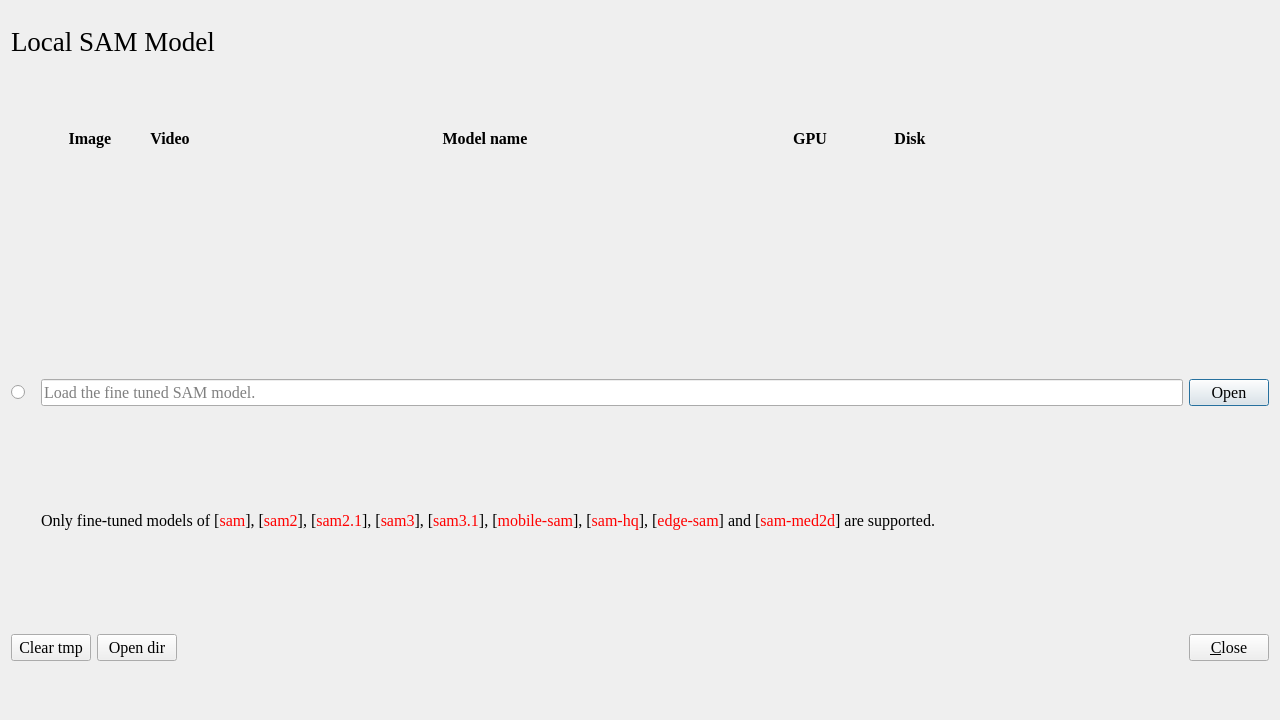
<?xml version="1.0" encoding="UTF-8"?>
<ui version="4.0">
 <class>Dialog</class>
 <widget class="QDialog" name="Dialog">
  <property name="geometry">
   <rect>
    <x>0</x>
    <y>0</y>
    <width>1280</width>
    <height>720</height>
   </rect>
  </property>
  <property name="font">
   <font>
    <family>Times New Roman</family>
    <pointsize>12</pointsize>
    <weight>50</weight>
    <italic>false</italic>
    <bold>false</bold>
   </font>
  </property>
  <property name="windowTitle">
   <string>Model manage</string>
  </property>
  <layout class="QVBoxLayout" name="verticalLayout">
   <item>
    <widget class="QWidget" name="widget_3" native="true">
     <property name="maximumSize">
      <size>
       <width>16777215</width>
       <height>60</height>
      </size>
     </property>
     <layout class="QHBoxLayout" name="horizontalLayout_2">
      <property name="leftMargin">
       <number>0</number>
      </property>
      <property name="topMargin">
       <number>0</number>
      </property>
      <property name="rightMargin">
       <number>0</number>
      </property>
      <property name="bottomMargin">
       <number>0</number>
      </property>
      <item>
       <widget class="QLabel" name="label">
        <property name="font">
         <font>
          <family>Times New Roman</family>
          <pointsize>20</pointsize>
          <weight>50</weight>
          <italic>false</italic>
          <bold>false</bold>
         </font>
        </property>
        <property name="text">
         <string>Local SAM Model</string>
        </property>
       </widget>
      </item>
     </layout>
    </widget>
   </item>
   <item>
    <widget class="QWidget" name="widget_4" native="true">
     <property name="maximumSize">
      <size>
       <width>16777215</width>
       <height>16777215</height>
      </size>
     </property>
     <layout class="QHBoxLayout" name="horizontalLayout_3">
      <property name="spacing">
       <number>0</number>
      </property>
      <property name="topMargin">
       <number>0</number>
      </property>
      <property name="bottomMargin">
       <number>0</number>
      </property>
      <item>
       <widget class="QLabel" name="label_2">
        <property name="maximumSize">
         <size>
          <width>30</width>
          <height>16777215</height>
         </size>
        </property>
        <property name="font">
         <font>
          <family>Times New Roman</family>
          <pointsize>12</pointsize>
          <weight>75</weight>
          <italic>false</italic>
          <bold>true</bold>
         </font>
        </property>
        <property name="text">
         <string/>
        </property>
       </widget>
      </item>
      <item>
       <widget class="QLabel" name="label_3">
        <property name="minimumSize">
         <size>
          <width>80</width>
          <height>0</height>
         </size>
        </property>
        <property name="maximumSize">
         <size>
          <width>80</width>
          <height>16777215</height>
         </size>
        </property>
        <property name="font">
         <font>
          <family>Times New Roman</family>
          <pointsize>12</pointsize>
          <weight>75</weight>
          <italic>false</italic>
          <bold>true</bold>
         </font>
        </property>
        <property name="text">
         <string>Image</string>
        </property>
        <property name="alignment">
         <set>Qt::AlignCenter</set>
        </property>
       </widget>
      </item>
      <item>
       <widget class="QLabel" name="label_4">
        <property name="minimumSize">
         <size>
          <width>80</width>
          <height>0</height>
         </size>
        </property>
        <property name="maximumSize">
         <size>
          <width>80</width>
          <height>16777215</height>
         </size>
        </property>
        <property name="font">
         <font>
          <family>Times New Roman</family>
          <pointsize>12</pointsize>
          <weight>75</weight>
          <italic>false</italic>
          <bold>true</bold>
         </font>
        </property>
        <property name="text">
         <string>Video</string>
        </property>
        <property name="alignment">
         <set>Qt::AlignCenter</set>
        </property>
       </widget>
      </item>
      <item>
       <widget class="QLabel" name="label_5">
        <property name="font">
         <font>
          <family>Times New Roman</family>
          <pointsize>12</pointsize>
          <weight>75</weight>
          <italic>false</italic>
          <bold>true</bold>
         </font>
        </property>
        <property name="text">
         <string>Model name</string>
        </property>
        <property name="alignment">
         <set>Qt::AlignCenter</set>
        </property>
       </widget>
      </item>
      <item>
       <widget class="QLabel" name="label_6">
        <property name="maximumSize">
         <size>
          <width>100</width>
          <height>16777215</height>
         </size>
        </property>
        <property name="font">
         <font>
          <family>Times New Roman</family>
          <pointsize>12</pointsize>
          <weight>75</weight>
          <italic>false</italic>
          <bold>true</bold>
         </font>
        </property>
        <property name="text">
         <string>GPU</string>
        </property>
        <property name="alignment">
         <set>Qt::AlignCenter</set>
        </property>
       </widget>
      </item>
      <item>
       <widget class="QLabel" name="label_7">
        <property name="maximumSize">
         <size>
          <width>100</width>
          <height>16777215</height>
         </size>
        </property>
        <property name="font">
         <font>
          <family>Times New Roman</family>
          <pointsize>12</pointsize>
          <weight>75</weight>
          <italic>false</italic>
          <bold>true</bold>
         </font>
        </property>
        <property name="text">
         <string>Disk</string>
        </property>
        <property name="alignment">
         <set>Qt::AlignCenter</set>
        </property>
       </widget>
      </item>
      <item>
       <widget class="QLabel" name="label_8">
        <property name="maximumSize">
         <size>
          <width>300</width>
          <height>16777215</height>
         </size>
        </property>
        <property name="font">
         <font>
          <family>Times New Roman</family>
          <pointsize>12</pointsize>
          <weight>75</weight>
          <italic>false</italic>
          <bold>true</bold>
         </font>
        </property>
        <property name="text">
         <string/>
        </property>
        <property name="alignment">
         <set>Qt::AlignCenter</set>
        </property>
       </widget>
      </item>
     </layout>
    </widget>
   </item>
   <item>
    <widget class="QWidget" name="widget" native="true">
     <layout class="QGridLayout" name="gridLayout">
      <property name="leftMargin">
       <number>0</number>
      </property>
      <property name="topMargin">
       <number>0</number>
      </property>
      <property name="rightMargin">
       <number>0</number>
      </property>
      <property name="bottomMargin">
       <number>0</number>
      </property>
      <property name="spacing">
       <number>0</number>
      </property>
     </layout>
    </widget>
   </item>
   <item>
    <widget class="QWidget" name="widget_6" native="true">
     <property name="maximumSize">
      <size>
       <width>16777215</width>
       <height>16777215</height>
      </size>
     </property>
     <layout class="QHBoxLayout" name="horizontalLayout_5">
      <property name="spacing">
       <number>0</number>
      </property>
      <property name="leftMargin">
       <number>0</number>
      </property>
      <property name="topMargin">
       <number>0</number>
      </property>
      <property name="rightMargin">
       <number>0</number>
      </property>
      <property name="bottomMargin">
       <number>0</number>
      </property>
      <item>
       <widget class="QRadioButton" name="radioButton_ft_model">
        <property name="minimumSize">
         <size>
          <width>30</width>
          <height>0</height>
         </size>
        </property>
        <property name="maximumSize">
         <size>
          <width>30</width>
          <height>16777215</height>
         </size>
        </property>
        <property name="focusPolicy">
         <enum>Qt::ClickFocus</enum>
        </property>
        <property name="text">
         <string/>
        </property>
       </widget>
      </item>
      <item>
       <widget class="QWidget" name="widget_5" native="true">
        <property name="maximumSize">
         <size>
          <width>16777215</width>
          <height>16777215</height>
         </size>
        </property>
        <layout class="QHBoxLayout" name="horizontalLayout_4">
         <property name="leftMargin">
          <number>0</number>
         </property>
         <property name="topMargin">
          <number>0</number>
         </property>
         <property name="rightMargin">
          <number>0</number>
         </property>
         <property name="bottomMargin">
          <number>0</number>
         </property>
         <item>
          <widget class="QLineEdit" name="lineEdit_ft_model">
           <property name="focusPolicy">
            <enum>Qt::ClickFocus</enum>
           </property>
           <property name="text">
            <string/>
           </property>
           <property name="readOnly">
            <bool>true</bool>
           </property>
           <property name="placeholderText">
            <string>Load the fine tuned SAM model.</string>
           </property>
          </widget>
         </item>
         <item>
          <widget class="QPushButton" name="pushButton_open_ft_model">
           <property name="focusPolicy">
            <enum>Qt::ClickFocus</enum>
           </property>
           <property name="text">
            <string>Open</string>
           </property>
          </widget>
         </item>
        </layout>
       </widget>
      </item>
     </layout>
    </widget>
   </item>
   <item>
    <widget class="QWidget" name="widget_7" native="true">
     <property name="maximumSize">
      <size>
       <width>16777215</width>
       <height>16777215</height>
      </size>
     </property>
     <layout class="QHBoxLayout" name="horizontalLayout_6">
      <property name="leftMargin">
       <number>30</number>
      </property>
      <property name="topMargin">
       <number>0</number>
      </property>
      <property name="rightMargin">
       <number>0</number>
      </property>
      <property name="bottomMargin">
       <number>0</number>
      </property>
      <item>
       <widget class="QLabel" name="label_9">
        <property name="font">
         <font>
          <family>Times New Roman</family>
          <pointsize>12</pointsize>
          <weight>50</weight>
          <italic>false</italic>
          <bold>false</bold>
         </font>
        </property>
        <property name="text">
         <string>&lt;html&gt;&lt;head/&gt;&lt;body&gt;&lt;p&gt;Only fine-tuned models of [&lt;span style=&quot; color:#ff0000;&quot;&gt;sam&lt;/span&gt;], [&lt;span style=&quot; color:#ff0000;&quot;&gt;sam2&lt;/span&gt;], [&lt;span style=&quot; color:#ff0000;&quot;&gt;sam2.1&lt;/span&gt;], [&lt;span style=&quot; color:#ff0000;&quot;&gt;sam3&lt;/span&gt;], [&lt;span style=&quot; color:#ff0000;&quot;&gt;sam3.1&lt;/span&gt;], [&lt;span style=&quot; color:#ff0000;&quot;&gt;mobile-sam&lt;/span&gt;], [&lt;span style=&quot; color:#ff0000;&quot;&gt;sam-hq&lt;/span&gt;], [&lt;span style=&quot; color:#ff0000;&quot;&gt;edge-sam&lt;/span&gt;] and [&lt;span style=&quot; color:#ff0000;&quot;&gt;sam-med2d&lt;/span&gt;] are supported.&lt;/p&gt;&lt;/body&gt;&lt;/html&gt;</string>
        </property>
       </widget>
      </item>
     </layout>
    </widget>
   </item>
   <item>
    <widget class="QWidget" name="widget_2" native="true">
     <property name="maximumSize">
      <size>
       <width>16777215</width>
       <height>16777215</height>
      </size>
     </property>
     <layout class="QHBoxLayout" name="horizontalLayout">
      <property name="leftMargin">
       <number>0</number>
      </property>
      <property name="topMargin">
       <number>0</number>
      </property>
      <property name="rightMargin">
       <number>0</number>
      </property>
      <property name="bottomMargin">
       <number>0</number>
      </property>
      <item>
       <widget class="QPushButton" name="pushButton_clear_tmp">
        <property name="focusPolicy">
         <enum>Qt::ClickFocus</enum>
        </property>
        <property name="text">
         <string>Clear tmp</string>
        </property>
       </widget>
      </item>
      <item>
       <widget class="QPushButton" name="pushButton_checkpoint_dir">
        <property name="focusPolicy">
         <enum>Qt::ClickFocus</enum>
        </property>
        <property name="text">
         <string>Open dir</string>
        </property>
       </widget>
      </item>
      <item>
       <spacer name="horizontalSpacer">
        <property name="orientation">
         <enum>Qt::Horizontal</enum>
        </property>
        <property name="sizeHint" stdset="0">
         <size>
          <width>40</width>
          <height>20</height>
         </size>
        </property>
       </spacer>
      </item>
      <item>
       <widget class="QPushButton" name="pushButton_close">
        <property name="text">
         <string>&amp;Close</string>
        </property>
       </widget>
      </item>
     </layout>
    </widget>
   </item>
  </layout>
 </widget>
 <resources/>
 <connections/>
</ui>
